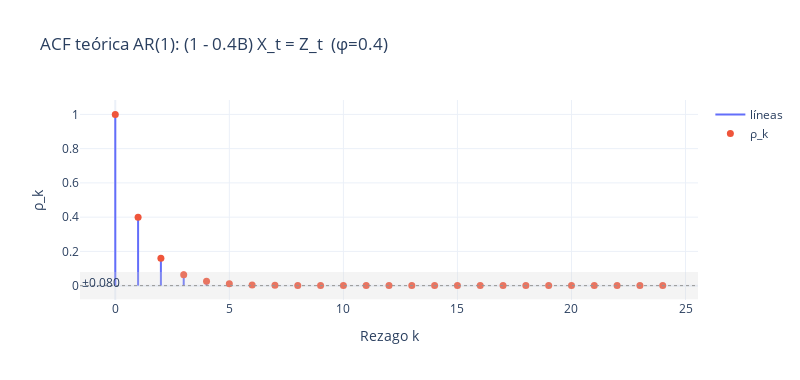

The code cell stored with this chart in its notebook:
### Code cell
# Ejemplo
# AR(1) con tu notación:  X_t - φ X_{t-1} = Z_t, φ = 0.4
phi = [0.4]
lags, rho = acf_ar_negative(phi, m=24)
fig = plot_acf_stem_plotly(lags, rho,
       title="ACF teórica AR(1): (1 - 0.4B) X_t = Z_t  (φ=0.4)",
       n_for_ci=600)  # banda opcional estilo ±1.96/√N
fig.show()

### Figure 1 — Plotly figure (JSON) as saved in the notebook; plotly's stock layout.template omitted (floating-point values rounded to 4 significant figures)
{"data": [{"line": {"width": 2}, "mode": "lines", "name": "líneas", "type": "scatter", "x": [0, 0, null, 1, 1, null, 2, 2, null, 3, 3, null, 4, 4, null, 5, 5, null, 6, 6, null, 7, 7, null, 8, 8, null, 9, 9, null, 10, 10, null, 11, 11, null, 12, 12, null, 13, 13, null, 14, 14, null, 15, 15, null, 16, 16, null, 17, 17, null, 18, 18, null, 19, 19, null, 20, 20, null, 21, 21, null, 22, 22, null, 23, 23, null, 24, 24, null], "y": [0, 1, null, 0, 0.4, null, 0, 0.16, null, 0, 0.064, null, 0, 0.0256, null, 0, 0.01024, null, 0, 0.004096, null, 0, 0.001638, null, 0, 0.0006554, null, 0, 0.0002621, null, 0, 0.0001049, null, 0, 4.194e-05, null, 0, 1.678e-05, null, 0, 6.711e-06, null, 0, 2.684e-06, null, 0, 1.074e-06, null, 0, 4.295e-07, null, 0, 1.718e-07, null, 0, 6.872e-08, null, 0, 2.749e-08, null, 0, 1.1e-08, null, 0, 4.398e-09, null, 0, 1.759e-09, null, 0, 7.037e-10, null, 0, 2.815e-10, null]}, {"marker": {"size": 7}, "mode": "markers", "name": "ρ_k", "type": "scatter", "x": [0, 1, 2, 3, 4, 5, 6, 7, 8, 9, 10, 11, 12, 13, 14, 15, 16, 17, 18, 19, 20, 21, 22, 23, 24], "y": [1.0, 0.4, 0.16, 0.064, 0.0256, 0.01024, 0.004096, 0.001638, 0.0006554, 0.0002621, 0.0001049, 4.194e-05, 1.678e-05, 6.711e-06, 2.684e-06, 1.074e-06, 4.295e-07, 1.718e-07, 6.872e-08, 2.749e-08, 1.1e-08, 4.398e-09, 1.759e-09, 7.037e-10, 2.815e-10]}], "layout": {"annotations": [{"showarrow": false, "text": "±0.080", "x": 0, "xanchor": "left", "xref": "x domain", "y": 0.08002, "yanchor": "top", "yref": "y"}], "height": 380, "shapes": [{"line": {"color": "gray", "dash": "dot", "width": 1}, "type": "line", "x0": 0, "x1": 1, "xref": "x domain", "y0": 0, "y1": 0, "yref": "y"}, {"fillcolor": "lightgray", "line": {"width": 0}, "opacity": 0.25, "type": "rect", "x0": 0, "x1": 1, "xref": "x domain", "y0": -0.08002, "y1": 0.08002, "yref": "y"}], "title": {"text": "ACF teórica AR(1): (1 - 0.4B) X_t = Z_t  (φ=0.4)"}, "width": 800, "xaxis": {"title": {"text": "Rezago k"}}, "yaxis": {"title": {"text": "ρ_k"}}}}
